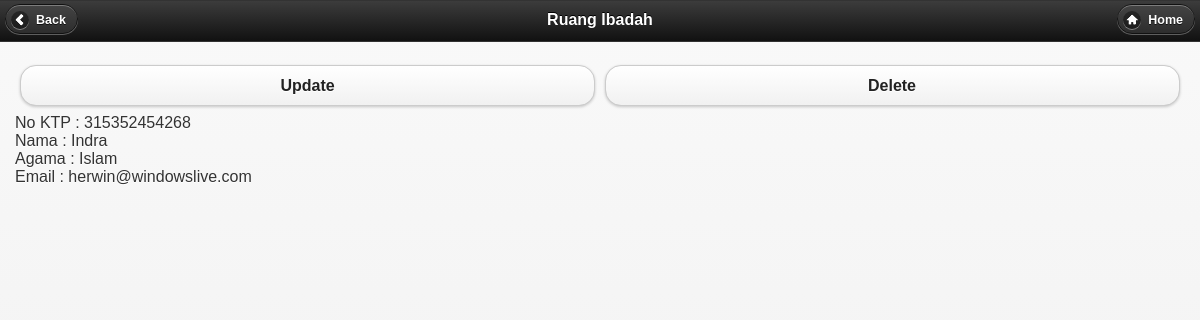
The app's page /lihat_data_mhs.php?id=1 with its own data.
### tables this page shows
CREATE TABLE IF NOT EXISTS `db_mhs` (
  `id` int(5) NOT NULL AUTO_INCREMENT,
  `nama` varchar(50) NOT NULL,
  `nim` varchar(14) NOT NULL,
  `jurusan` varchar(25) NOT NULL,
  `email` varchar(50) NOT NULL,
  PRIMARY KEY (`id`)
);

### mhsdb.php (called while the page is built, shortened)
<?php
    class MhsDb extends Db {
		function getRec($id) {
		   $res = self::$dbh->query("SELECT id,nim,nama,jurusan,email FROM db_mhs where id=$id");
		   return $res;
		}
	}
?>

### lihat_data_mhs.php (the view, shortened to what this page needs)
<?php
     include 'ui.php';
	 include 'mhsdb.php';
	 $mhsdb = new MhsDb();
	 $res = $mhsdb->getRec($_GET['id']);
	if($row = $res->fetch_assoc()) {
echo <<<EOB
<div class="ui-grid-a">
	<div class="ui-block-a"><a href="tambah_data.php?id={$row['id']}" data-role="button">Update</a></div>
	<div class="ui-block-b"><a href="#popupDialog" data-rel="popup" data-position-to="window" data-transition="pop" data-role="button">Delete</a>
    <div data-role="popup" id="popupDialog" data-overlay-theme="b" data-theme="b" data-dismissible="false" style="max-width:400px;">
    <div data-role="header" data-theme="a">
    <h1>PERINGATAN!!!</h1>
    </div>
    <div role="main" class="ui-content">
        <h3 class="ui-title">Anda yakin ingin hapus?</h3>
        <a href="delete.php?id={$row['id']}" data-role="button" data-transition="flow">Delete</a>
		<a href="#" data-role="button" data-rel="back">Cancel</a>
    </div>
</div>
</div>
EOB;
        echo "No KTP     :  {$row["nim"]} <br>";
		echo "Nama    : {$row["nama"]} <br>";
		echo "Agama :  {$row["jurusan"]} <br>";
		echo "Email   : {$row["email"]}";
     }
?>

### records on screen
db_mhs: nim "315352454268", nama "Indra", jurusan "Islam", email "herwin@windowslive.com"
